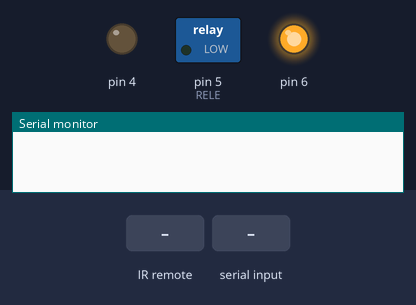
The sketch below on a simulated Arduino Uno, built with avr-gcc and run on an emulated ATmega328P. Parts: switched loads named in the sketch (green lamp = pin HIGH), output pins drawn as LEDs (lit = HIGH), the last lines printed to the serial monitor. The test bench sets the inputs (shaded band). Pins used as bus, display or sensor lines are not drawn.

Above: at 1.2 s.
1.3 s: infrared code 0xFF9867 received
At 1.7 s:
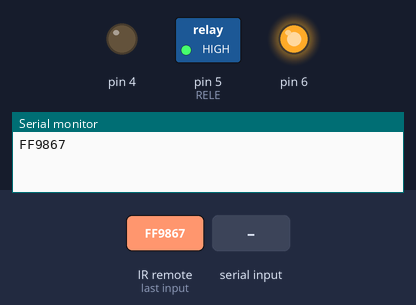
3.3 s: "B1;" received over the second serial link
At 4.7 s:
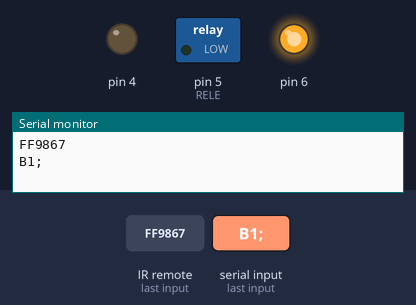
Timing chart, 0 to 6.3 s (numbered marks = the images above; inputs shaded):
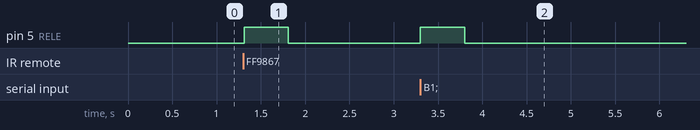

The sketch:

AutomaticGate_Bluetooth_IR.ino
```cpp
// ACHEI BOM O APLICATIVO "BLUETOOTH SPP"

// Bleutooth
#include <IRremote.h>                       // Biblioteca IRemote
#include <SoftwareSerial.h>
#define RX 8
#define TX 9
int RELE = 5;
SoftwareSerial btSerial(RX, TX); // RX, TX

int key = 5;
char val = 0;

void bluet ();
void contr ();

//Controle

int RECV_PIN = 11;   // Arduino pino D11 conectado no Receptor IR
IRrecv irrecv(RECV_PIN);   // criando a instância

decode_results results;   // declarando os resultados
int rele = 5;
int vcc = 12;


void setup()
{
  //Bluetooth
  Serial.begin(9600);
  pinMode(key, OUTPUT); // Define o pino 5 como saída
  digitalWrite (key, LOW); // Inicia o RELE desligado
  btSerial.begin(9600); // Inicializa a serial via software (Onde está conectado o nosso módulo bluetooth)
  // pinMode(2, OUTPUT); // Defina a porta 2 como saída
  // digitalWrite(2, HIGH); // Deixa a porta 2 como nivel lógico alto para alimentar o RELE (5V)


  //Controle
  Serial.begin(9600);   // Monitor velocidade 9600 bps
  irrecv.enableIRIn();   // Inicializa a recepção de códigos
  pinMode(rele, OUTPUT);
  pinMode(vcc, OUTPUT);
  pinMode(4, OUTPUT);
  pinMode(6, OUTPUT);
  digitalWrite(vcc, HIGH);
  digitalWrite(rele, LOW);
  digitalWrite(4, LOW);
  digitalWrite(6, HIGH);
}

void loop() {

  bluet();
  contr();

}

void bluet () {

  static String btComando;
  static bool releStatus = LOW;

  while (btSerial.available()) {
    char comandoRec = btSerial.read();
    btComando += char( comandoRec );
    Serial.print(comandoRec);

    if (comandoRec == ';') {
      if (btComando == "B1;") {
        releStatus = !releStatus;
        digitalWrite(RELE, releStatus);
        delay(500);
        releStatus = !releStatus;
        digitalWrite(RELE, releStatus);

      }
      btComando = "";
    }
  }
}

void contr() {

  digitalWrite(rele, LOW);
  results.value = 0; // Se nenhum dado for recebido, continua em 0
  if (irrecv.decode(&results))   // se algum código for recebido
  {
    Serial.println(results.value, HEX);   // imprime o HEX Code
    irrecv.resume();   // reinicializa o receptor
    delay(10);   // atraso de 10 ms
  }
  if (results.value == 0xFF9867) {
    digitalWrite(rele, HIGH);
    delay(500);
    digitalWrite(rele, LOW);
  }

}
```

Measured:
- after the input at 1.3 s, pin 5 (RELE): LOW → HIGH at once, → LOW 0.50 s later
- after the input at 3.3 s, pin 5 (RELE): LOW → HIGH at once, → LOW 0.50 s later
